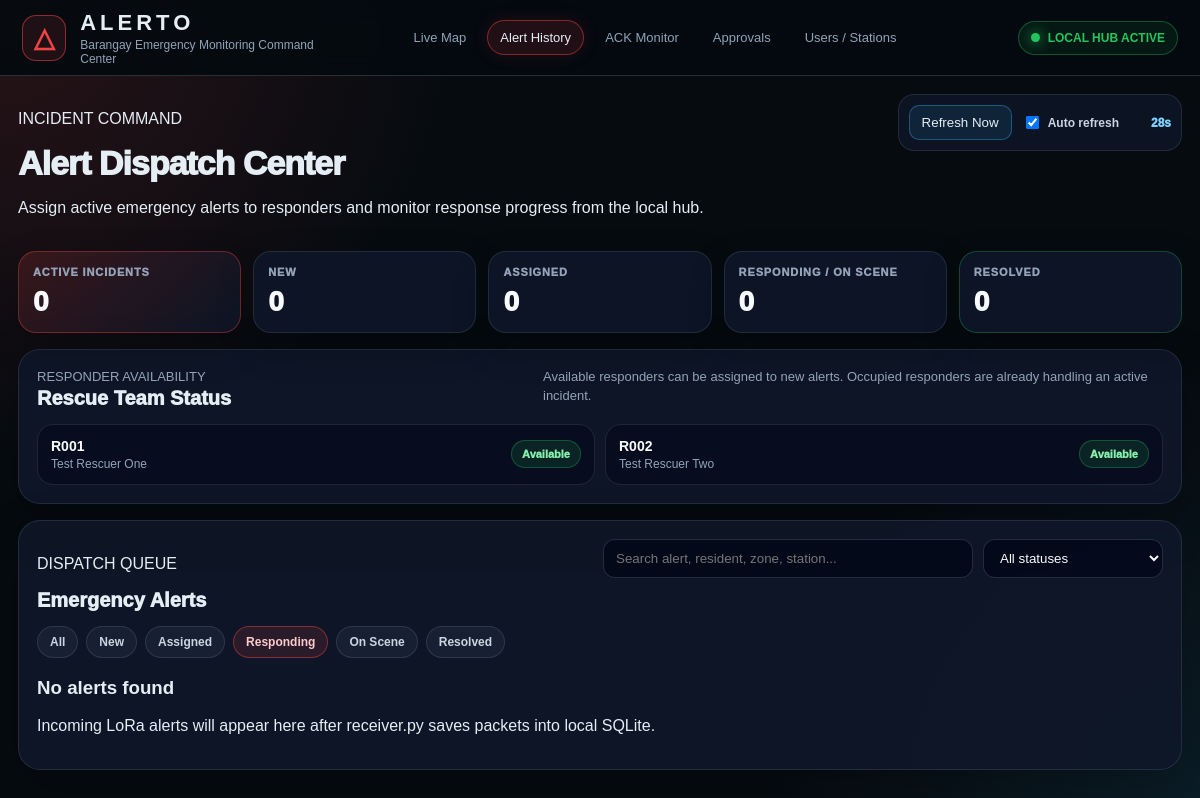
The app's page /alerts?status=Responding with its own data.
### tables this page shows
CREATE TABLE users (
        id INTEGER PRIMARY KEY AUTOINCREMENT,
        user_id TEXT UNIQUE,
        full_name TEXT,
        phone_number TEXT,
        address TEXT,
        status TEXT DEFAULT 'Active',
        created_at TEXT,
        updated_at TEXT
    , auth_user_id TEXT, user_code TEXT, role TEXT DEFAULT 'resident', approval_status TEXT DEFAULT 'pending', source TEXT DEFAULT 'local', last_synced_at TEXT, profile_id TEXT);

### app.py (the view)
@app.route("/alerts")
def alerts_page():
    status = request.args.get("status")
    alerts = get_alerts_with_assignments(status)
    rescue_teams = get_rescuers()
    return render_template(
        "alerts.html",
        alerts=alerts,
        rescue_teams=rescue_teams,
        selected_status=status
    )

### database.py (called while the page is built)
def get_connection():
    conn = sqlite3.connect(
        DATABASE_PATH,
        timeout=10,
        check_same_thread=False
    )
    conn.row_factory = sqlite3.Row
    conn.execute("PRAGMA journal_mode=WAL;")
    conn.execute("PRAGMA busy_timeout=10000;")
    conn.execute("PRAGMA foreign_keys=ON;")
    return conn

def get_rescuers():
    conn = get_connection()
    cur = conn.cursor()
    try:
        cur.execute("""
            SELECT *
            FROM users
            WHERE LOWER(COALESCE(role, '')) = 'rescuer'
               OR user_id LIKE 'R%'
               OR user_code LIKE 'R%'
            ORDER BY full_name ASC
        """)
    except sqlite3.OperationalError:
        cur.execute("""
            SELECT *
            FROM users
            WHERE user_id LIKE 'R%'
            ORDER BY full_name ASC
        """)
    rows = cur.fetchall()
    conn.close()
    return rows

def get_alerts_with_assignments(status=None):
    conn = get_connection()
    cur = conn.cursor()
    base_query = """
        SELECT
            a.*,
            aa.rescuer_code AS assigned_rescuer_code,
            aa.assignment_status AS assignment_status,
            aa.assigned_at AS assigned_at,
            u.full_name AS assigned_rescuer_name
        FROM alerts a
        LEFT JOIN alert_assignments aa
            ON a.alert_id = aa.alert_id
        LEFT JOIN users u
            ON aa.rescuer_code = u.user_id
            OR aa.rescuer_code = u.user_code
    """
    if status:
        cur.execute(base_query + """
            WHERE a.alert_status = ?
            ORDER BY a.received_at DESC
        """, (status,))
    else:
        cur.execute(base_query + """
            ORDER BY a.received_at DESC
        """)
    rows = cur.fetchall()
    conn.close()
    return rows

### templates/alerts.html (shortened to what this page needs)
{% extends "base.html" %}
{% block content %}
{% set active_statuses = ['New', 'Acknowledged', 'Assigned', 'Responding', 'On Scene'] %}
{% set closed_statuses = ['Resolved', 'Cancelled', 'Invalid', 'Failed'] %}
{% set ns = namespace(total=0, active=0, new=0, assigned=0, responding=0, resolved=0, cancelled=0) %}
{% for alert in alerts %}
    {% set ns.total = ns.total + 1 %}
    {% set current_status = alert.alert_status or 'New' %}
    {% if current_status in active_statuses %}{% set ns.active = ns.active + 1 %}{% endif %}
    {% if current_status == 'New' %}{% set ns.new = ns.new + 1 %}{% endif %}
    {% if current_status == 'Assigned' %}{% set ns.assigned = ns.assigned + 1 %}{% endif %}
    {% if current_status == 'Responding' or current_status == 'On Scene' %}{% set ns.responding = ns.responding + 1 %}{% endif %}
    {% if current_status == 'Resolved' %}{% set ns.resolved = ns.resolved + 1 %}{% endif %}
    {% if current_status == 'Cancelled' or current_status == 'Invalid' or current_status == 'Failed' %}{% set ns.cancelled = ns.cancelled + 1 %}{% endif %}
{% endfor %}
<div class="dispatch-page">
    <div class="dispatch-topbar">
        <div>
            <p class="eyebrow">INCIDENT COMMAND</p>
            <h1>Alert Dispatch Center</h1>
            <p class="page-subtitle">
                Assign active emergency alerts to responders and monitor response progress from the local hub.
            </p>
        </div>
        <div class="dispatch-refresh-box">
            <button class="btn-small" onclick="window.location.reload()">Refresh Now</button>
            <label class="auto-refresh-toggle">
                <input type="checkbox" id="auto-refresh-toggle" checked onchange="toggleAutoRefresh()">
                Auto refresh
            </label>
            <span id="refresh-countdown">30s</span>
        </div>
    </div>
    <section class="dispatch-kpi-grid">
        <div class="dispatch-kpi critical">
            <span>Active Incidents</span>
            <strong>{{ ns.active }}</strong>
        </div>
        <div class="dispatch-kpi">
            <span>New</span>
            <strong>{{ ns.new }}</strong>
        </div>
        <div class="dispatch-kpi">
            <span>Assigned</span>
            <strong>{{ ns.assigned }}</strong>
        </div>
        <div class="dispatch-kpi">
            <span>Responding / On Scene</span>
            <strong>{{ ns.responding }}</strong>
        </div>
        <div class="dispatch-kpi resolved">
            <span>Resolved</span>
            <strong>{{ ns.resolved }}</strong>
        </div>
    </section>
    <section class="responder-roster-card">
        <div class="section-slim-header">
            <div>
                <p class="eyebrow">RESPONDER AVAILABILITY</p>
                <h2>Rescue Team Status</h2>
            </div>
            <p>Available responders can be assigned to new alerts. Occupied responders are already handling an active incident.</p>
        </div>
        {% if rescue_teams %}
        <div class="responder-roster-grid">
            {% for rescuer in rescue_teams %}
                {% set rescuer_code = rescuer.user_code or rescuer.user_id %}
                {% set rn = namespace(active_count=0, latest_alert='') %}
                {% for alert in alerts %}
                    {% if alert.assigned_rescuer_code == rescuer_code and alert.alert_status not in closed_statuses %}
                        {% set rn.active_count = rn.active_count + 1 %}
                        {% set rn.latest_alert = alert.alert_id %}
                    {% endif %}
                {% endfor %}
                <div class="responder-card {% if rn.active_count > 0 %}occupied{% else %}available{% endif %}">
                    <div>
                        <strong>{{ rescuer_code }}</strong>
                        <span>{{ rescuer.full_name or 'Unnamed Rescuer' }}</span>
                    </div>
                    {% if rn.active_count > 0 %}
                        <em>Occupied · {{ rn.latest_alert }}</em>
                    {% else %}
                        <em>Available</em>
                    {% endif %}
                </div>
            {% endfor %}
        </div>
        {% else %}
        <div class="empty-state compact-empty">
            <h3>No synced rescuers</h3>
            <p>Create a rescuer account in Users / Stations, then Sync Now.</p>
        </div>
        {% endif %}
    </section>
    <section class="dispatch-board-card">
        <div class="dispatch-board-header">
            <div>
                <p class="eyebrow">DISPATCH QUEUE</p>
                <h2>Emergency Alerts</h2>
            </div>
            <div class="dispatch-tools">
                <input id="alert-search" type="text" placeholder="Search alert, resident, zone, station..." oninput="applyAlertFilters()">
                <select id="status-filter" onchange="applyAlertFilters()">
                    <option value="all">All statuses</option>
                </select>
            </div>
        </div>
        <div class="dispatch-filter-pills">
            <a class="{% if not selected_status %}active{% endif %}" href="/alerts">All</a>
            <a class="{% if selected_status == 'New' %}active{% endif %}" href="/alerts?status=New">New</a>
            <a class="{% if selected_status == 'Assigned' %}active{% endif %}" href="/alerts?status=Assigned">Assigned</a>
            <a class="{% if selected_status == 'Responding' %}active{% endif %}" href="/alerts?status=Responding">Responding</a>
            <a class="{% if selected_status == 'On Scene' %}active{% endif %}" href="/alerts?status=On%20Scene">On Scene</a>
            <a class="{% if selected_status == 'Resolved' %}active{% endif %}" href="/alerts?status=Resolved">Resolved</a>
        </div>
        {% if alerts %}
        <div class="dispatch-alert-list">
            {% for alert in alerts %}
            {% set current_status = alert.alert_status or 'New' %}
            <article class="dispatch-alert-card alert-row"
                data-status="{{ current_status }}"
                data-search="{{ (alert.alert_id or '')|lower }} {{ (alert.device_id or '')|lower }} {{ (alert.user_id or '')|lower }} {{ (alert.resident_name or '')|lower }} {{ (alert.zone or '')|lower }} {{ (alert.subzone or '')|lower }} {{ (alert.emergency_label or alert.emergency_type or '')|lower }} {{ (alert.message or '')|lower }}">
                <div class="alert-main-column">
                    <div class="alert-title-line">
                        <span class="alert-code-chip">{{ alert.alert_id }}</span>
                        <span class="status-pill {{ current_status|lower|replace(' ', '-') }}">{{ current_status }}</span>
                    </div>
                    <div class="alert-context-grid">
                        <div>
                            <label>Emergency</label>
                            <strong>{{ alert.emergency_label or alert.emergency_type or 'Unknown' }}</strong>
                            <p>{{ alert.message or 'No message provided' }}</p>
                        </div>
                        <div>
                            <label>Location</label>
                            <strong>Zone {{ alert.zone or '—' }} · Subzone {{ alert.subzone or '—' }}</strong>
                            <p>Station {{ alert.device_id or '—' }}</p>
                        </div>
                        <div>
                            <label>Resident</label>
                            <strong>{{ alert.resident_name or alert.user_id or 'Unknown / Not synced' }}</strong>
                            <p>{{ alert.resident_phone or 'No phone synced' }}</p>
                        </div>
                        <div>
                            <label>Signal / ACK</label>
                            <strong>RSSI {{ alert.rssi or '—' }} · SNR {{ alert.snr or '—' }}</strong>
                            <p>{% if alert.ack_sent %}ACK Sent{% else %}ACK Failed{% endif %} · {{ alert.verification_status or 'Unverified' }}</p>
                        </div>
                    </div>
                </div>
                <aside class="alert-operation-column">
                    <div class="assigned-responder-box">
                        <label>Responder</label>
                        {% if alert.assigned_rescuer_code %}
                            <strong>{{ alert.assigned_rescuer_code }}</strong>
                            <span>{{ alert.assigned_rescuer_name or 'Assigned rescuer' }}</span>
                        {% else %}
                            <strong>Unassigned</strong>
                            <span>Needs dispatcher action</span>
                        {% endif %}
                    </div>
                    {% if current_status not in closed_statuses %}
                        {% if not alert.assigned_rescuer_code %}
                        <div class="assign-control-row">
                            <select id="rescuer-select-{{ alert.alert_id }}">
                                <option value="">Select rescuer</option>
                                {% for rescuer in rescue_teams %}
                                    {% set rescuer_code = rescuer.user_code or rescuer.user_id %}
                                    <option value="{{ rescuer_code }}">
                                        {{ rescuer_code }} - {{ rescuer.full_name }}
                                    </option>
                                {% endfor %}
                            </select>
                            <button class="btn-small success" onclick="assignAlert('{{ alert.alert_id }}')">Assign</button>
                        </div>
                        <button class="btn-small danger-soft full-action" onclick="updateStatus('{{ alert.alert_id }}', 'Cancelled')">Cancel / Invalid</button>
                        {% else %}
                        <div class="next-action-grid">
                            {% if current_status in ['Assigned', 'Acknowledged'] %}
                                <button onclick="updateStatus('{{ alert.alert_id }}', 'Responding')">Mark Responding</button>
                            {% elif current_status == 'Responding' %}
                                <button onclick="updateStatus('{{ alert.alert_id }}', 'On Scene')">Mark On Scene</button>
                            {% elif current_status == 'On Scene' %}
                                <button class="success-soft" onclick="updateStatus('{{ alert.alert_id }}', 'Resolved')">Resolve Alert</button>
                            {% else %}
                                <button onclick="updateStatus('{{ alert.alert_id }}', 'Responding')">Mark Responding</button>
                            {% endif %}
                            <button class="danger-soft" onclick="updateStatus('{{ alert.alert_id }}', 'Cancelled')">Cancel</button>
                        </div>
                        {% endif %}
                    {% else %}
                        <div class="closed-alert-note">Closed operation</div>
                    {% endif %}
                </aside>
            </article>
            {% endfor %}
        </div>
        {% else %}
        <div class="empty-state">
            <h3>No alerts found</h3>
            <p>Incoming LoRa alerts will appear here after receiver.py saves packets into local SQLite.</p>
        </div>
        {% endif %}
    </section>
</div>
{% endblock %}

### records on screen
users: user_code "R001", full_name "Test Rescuer One"
users: user_code "R002", full_name "Test Rescuer Two"

### other values on screen
{{ ns.active }} "0"
{{ ns.new }} "0"
{{ ns.assigned }} "0"
{{ ns.responding }} "0"
{{ ns.resolved }} "0"
